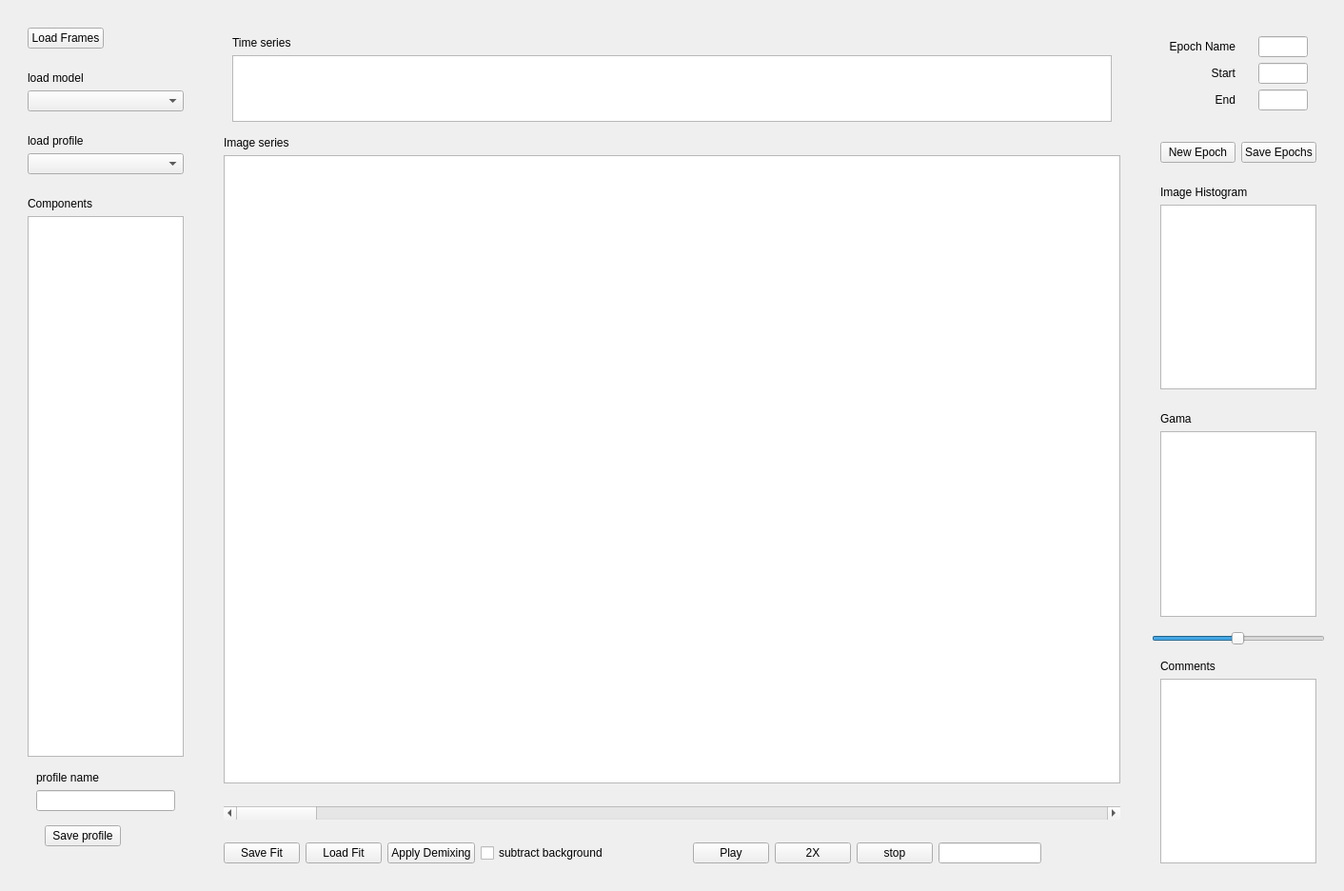
<?xml version="1.0" encoding="UTF-8"?>
<ui version="4.0">
 <class>MuscleViewer</class>
 <widget class="QWidget" name="MuscleViewer">
  <property name="geometry">
   <rect>
    <x>0</x>
    <y>0</y>
    <width>1412</width>
    <height>936</height>
   </rect>
  </property>
  <property name="sizePolicy">
   <sizepolicy hsizetype="Fixed" vsizetype="Fixed">
    <horstretch>0</horstretch>
    <verstretch>0</verstretch>
   </sizepolicy>
  </property>
  <property name="windowTitle">
   <string>MuscleViewer</string>
  </property>
  <layout class="QHBoxLayout" name="horizontalLayout">
   <item>
    <widget class="QWidget" name="widget_6" native="true">
     <property name="maximumSize">
      <size>
       <width>200</width>
       <height>16777215</height>
      </size>
     </property>
     <layout class="QVBoxLayout" name="verticalLayout_7">
      <item>
       <widget class="QWidget" name="widget_8" native="true">
        <layout class="QHBoxLayout" name="horizontalLayout_4">
         <item>
          <widget class="QPushButton" name="loadFrames">
           <property name="sizePolicy">
            <sizepolicy hsizetype="Fixed" vsizetype="Fixed">
             <horstretch>0</horstretch>
             <verstretch>0</verstretch>
            </sizepolicy>
           </property>
           <property name="text">
            <string>Load Frames</string>
           </property>
          </widget>
         </item>
         <item>
          <spacer name="horizontalSpacer_3">
           <property name="orientation">
            <enum>Qt::Horizontal</enum>
           </property>
           <property name="sizeHint" stdset="0">
            <size>
             <width>72</width>
             <height>20</height>
            </size>
           </property>
          </spacer>
         </item>
        </layout>
       </widget>
      </item>
      <item>
       <widget class="QWidget" name="widget_12" native="true">
        <layout class="QVBoxLayout" name="verticalLayout_6">
         <item>
          <widget class="QLabel" name="label_9">
           <property name="text">
            <string>load model</string>
           </property>
          </widget>
         </item>
         <item>
          <widget class="QComboBox" name="modelselectBox"/>
         </item>
        </layout>
       </widget>
      </item>
      <item>
       <widget class="QWidget" name="widget_13" native="true">
        <layout class="QVBoxLayout" name="verticalLayout_8">
         <item>
          <widget class="QLabel" name="label_13">
           <property name="text">
            <string>load profile</string>
           </property>
          </widget>
         </item>
         <item>
          <widget class="QComboBox" name="profileselectBox"/>
         </item>
        </layout>
       </widget>
      </item>
      <item>
       <widget class="QWidget" name="widget_14" native="true">
        <layout class="QVBoxLayout" name="verticalLayout_9">
         <item>
          <widget class="QLabel" name="label_12">
           <property name="text">
            <string>Components</string>
           </property>
          </widget>
         </item>
         <item>
          <widget class="QListView" name="componentsView"/>
         </item>
         <item>
          <widget class="QWidget" name="widget_15" native="true">
           <layout class="QVBoxLayout" name="verticalLayout_10">
            <item>
             <widget class="QLabel" name="label_8">
              <property name="text">
               <string>profile name</string>
              </property>
             </widget>
            </item>
            <item>
             <widget class="QLineEdit" name="profileName"/>
            </item>
            <item>
             <widget class="QWidget" name="widget_16" native="true">
              <layout class="QHBoxLayout" name="horizontalLayout_6">
               <item>
                <widget class="QPushButton" name="saveProfile">
                 <property name="text">
                  <string>Save profile</string>
                 </property>
                </widget>
               </item>
               <item>
                <spacer name="horizontalSpacer_6">
                 <property name="orientation">
                  <enum>Qt::Horizontal</enum>
                 </property>
                 <property name="sizeHint" stdset="0">
                  <size>
                   <width>55</width>
                   <height>20</height>
                  </size>
                 </property>
                </spacer>
               </item>
              </layout>
             </widget>
            </item>
           </layout>
          </widget>
         </item>
        </layout>
       </widget>
      </item>
     </layout>
    </widget>
   </item>
   <item>
    <widget class="QWidget" name="widget_21" native="true">
     <layout class="QVBoxLayout" name="verticalLayout_13">
      <item>
       <widget class="QWidget" name="widget_19" native="true">
        <layout class="QVBoxLayout" name="verticalLayout_11">
         <item>
          <widget class="QWidget" name="widget_20" native="true">
           <property name="sizePolicy">
            <sizepolicy hsizetype="Preferred" vsizetype="Fixed">
             <horstretch>0</horstretch>
             <verstretch>0</verstretch>
            </sizepolicy>
           </property>
           <layout class="QVBoxLayout" name="verticalLayout_12">
            <item>
             <widget class="QLabel" name="label_10">
              <property name="sizePolicy">
               <sizepolicy hsizetype="Preferred" vsizetype="Fixed">
                <horstretch>0</horstretch>
                <verstretch>0</verstretch>
               </sizepolicy>
              </property>
              <property name="text">
               <string>Time series</string>
              </property>
             </widget>
            </item>
            <item>
             <widget class="GraphicsView" name="timeSeriesPlt">
              <property name="maximumSize">
               <size>
                <width>16777215</width>
                <height>70</height>
               </size>
              </property>
             </widget>
            </item>
           </layout>
          </widget>
         </item>
         <item>
          <widget class="QLabel" name="label_11">
           <property name="sizePolicy">
            <sizepolicy hsizetype="Preferred" vsizetype="Fixed">
             <horstretch>0</horstretch>
             <verstretch>0</verstretch>
            </sizepolicy>
           </property>
           <property name="text">
            <string>Image series</string>
           </property>
          </widget>
         </item>
         <item>
          <widget class="GraphicsView" name="frameView"/>
         </item>
        </layout>
       </widget>
      </item>
      <item>
       <widget class="QWidget" name="widget_18" native="true">
        <layout class="QHBoxLayout" name="horizontalLayout_8">
         <item>
          <widget class="QScrollBar" name="frameScrollBar">
           <property name="orientation">
            <enum>Qt::Horizontal</enum>
           </property>
          </widget>
         </item>
        </layout>
       </widget>
      </item>
      <item>
       <widget class="QWidget" name="widget_17" native="true">
        <layout class="QHBoxLayout" name="horizontalLayout_7">
         <item>
          <widget class="QPushButton" name="saveFit">
           <property name="sizePolicy">
            <sizepolicy hsizetype="Fixed" vsizetype="Fixed">
             <horstretch>0</horstretch>
             <verstretch>0</verstretch>
            </sizepolicy>
           </property>
           <property name="text">
            <string>Save Fit</string>
           </property>
          </widget>
         </item>
         <item>
          <widget class="QPushButton" name="loadFit">
           <property name="sizePolicy">
            <sizepolicy hsizetype="Fixed" vsizetype="Fixed">
             <horstretch>0</horstretch>
             <verstretch>0</verstretch>
            </sizepolicy>
           </property>
           <property name="text">
            <string>Load Fit</string>
           </property>
          </widget>
         </item>
         <item>
          <widget class="QPushButton" name="applyDemixing">
           <property name="text">
            <string>Apply Demixing</string>
           </property>
          </widget>
         </item>
         <item>
          <widget class="QCheckBox" name="subtractBackground">
           <property name="text">
            <string>subtract background</string>
           </property>
          </widget>
         </item>
         <item>
          <spacer name="horizontalSpacer_7">
           <property name="orientation">
            <enum>Qt::Horizontal</enum>
           </property>
           <property name="sizeHint" stdset="0">
            <size>
             <width>40</width>
             <height>20</height>
            </size>
           </property>
          </spacer>
         </item>
         <item>
          <widget class="QPushButton" name="play1X">
           <property name="text">
            <string>Play</string>
           </property>
          </widget>
         </item>
         <item>
          <widget class="QPushButton" name="play2X">
           <property name="text">
            <string>2X</string>
           </property>
          </widget>
         </item>
         <item>
          <widget class="QPushButton" name="playStop">
           <property name="text">
            <string>stop</string>
           </property>
          </widget>
         </item>
         <item>
          <widget class="QLineEdit" name="frameNumber"/>
         </item>
         <item>
          <spacer name="horizontalSpacer_8">
           <property name="orientation">
            <enum>Qt::Horizontal</enum>
           </property>
           <property name="sizeHint" stdset="0">
            <size>
             <width>40</width>
             <height>20</height>
            </size>
           </property>
          </spacer>
         </item>
        </layout>
       </widget>
      </item>
     </layout>
    </widget>
   </item>
   <item>
    <widget class="QWidget" name="widget" native="true">
     <property name="maximumSize">
      <size>
       <width>200</width>
       <height>16777215</height>
      </size>
     </property>
     <layout class="QVBoxLayout" name="verticalLayout_3">
      <item>
       <widget class="QWidget" name="widget_22" native="true">
        <layout class="QHBoxLayout" name="horizontalLayout_9">
         <item>
          <widget class="QWidget" name="widget_23" native="true">
           <layout class="QVBoxLayout" name="verticalLayout_14">
            <item>
             <widget class="QLabel" name="label_5">
              <property name="text">
               <string>Epoch Name</string>
              </property>
              <property name="alignment">
               <set>Qt::AlignRight|Qt::AlignTrailing|Qt::AlignVCenter</set>
              </property>
             </widget>
            </item>
            <item>
             <widget class="QLabel" name="label_6">
              <property name="text">
               <string>Start</string>
              </property>
              <property name="alignment">
               <set>Qt::AlignRight|Qt::AlignTrailing|Qt::AlignVCenter</set>
              </property>
             </widget>
            </item>
            <item>
             <widget class="QLabel" name="label_7">
              <property name="text">
               <string>End</string>
              </property>
              <property name="alignment">
               <set>Qt::AlignRight|Qt::AlignTrailing|Qt::AlignVCenter</set>
              </property>
             </widget>
            </item>
           </layout>
          </widget>
         </item>
         <item>
          <widget class="QWidget" name="widget_24" native="true">
           <layout class="QVBoxLayout" name="verticalLayout_15">
            <item>
             <widget class="QLineEdit" name="epochName"/>
            </item>
            <item>
             <widget class="QLineEdit" name="epochStart"/>
            </item>
            <item>
             <widget class="QLineEdit" name="epochEnd"/>
            </item>
           </layout>
          </widget>
         </item>
        </layout>
       </widget>
      </item>
      <item>
       <widget class="QWidget" name="widget_7" native="true">
        <layout class="QHBoxLayout" name="horizontalLayout_5">
         <item>
          <widget class="QPushButton" name="newEpoch">
           <property name="text">
            <string>New Epoch</string>
           </property>
          </widget>
         </item>
         <item>
          <widget class="QPushButton" name="saveEpoch">
           <property name="text">
            <string>Save Epochs</string>
           </property>
          </widget>
         </item>
        </layout>
       </widget>
      </item>
      <item>
       <widget class="QWidget" name="widget_9" native="true">
        <layout class="QVBoxLayout" name="verticalLayout_2">
         <item>
          <widget class="QLabel" name="label_3">
           <property name="text">
            <string>Image Histogram</string>
           </property>
          </widget>
         </item>
         <item>
          <widget class="GraphicsView" name="frameHist"/>
         </item>
        </layout>
       </widget>
      </item>
      <item>
       <widget class="QWidget" name="widget_10" native="true">
        <layout class="QVBoxLayout" name="verticalLayout_4">
         <item>
          <widget class="QLabel" name="label">
           <property name="text">
            <string>Gama</string>
           </property>
          </widget>
         </item>
         <item>
          <widget class="GraphicsView" name="gammaPlot"/>
         </item>
        </layout>
       </widget>
      </item>
      <item>
       <widget class="QSlider" name="gammaSlider">
        <property name="minimum">
         <number>1</number>
        </property>
        <property name="maximum">
         <number>100</number>
        </property>
        <property name="singleStep">
         <number>1</number>
        </property>
        <property name="pageStep">
         <number>1</number>
        </property>
        <property name="value">
         <number>50</number>
        </property>
        <property name="sliderPosition">
         <number>50</number>
        </property>
        <property name="orientation">
         <enum>Qt::Horizontal</enum>
        </property>
       </widget>
      </item>
      <item>
       <widget class="QWidget" name="widget_11" native="true">
        <layout class="QVBoxLayout" name="verticalLayout_5">
         <item>
          <widget class="QLabel" name="label_2">
           <property name="text">
            <string>Comments</string>
           </property>
          </widget>
         </item>
         <item>
          <widget class="QTextEdit" name="commentBox">
           <property name="acceptRichText">
            <bool>false</bool>
           </property>
          </widget>
         </item>
        </layout>
       </widget>
      </item>
     </layout>
    </widget>
   </item>
  </layout>
 </widget>
 <customwidgets>
  <customwidget>
   <class>GraphicsView</class>
   <extends>QGraphicsView</extends>
   <header>pyqtgraph</header>
  </customwidget>
 </customwidgets>
 <resources/>
 <connections/>
</ui>
